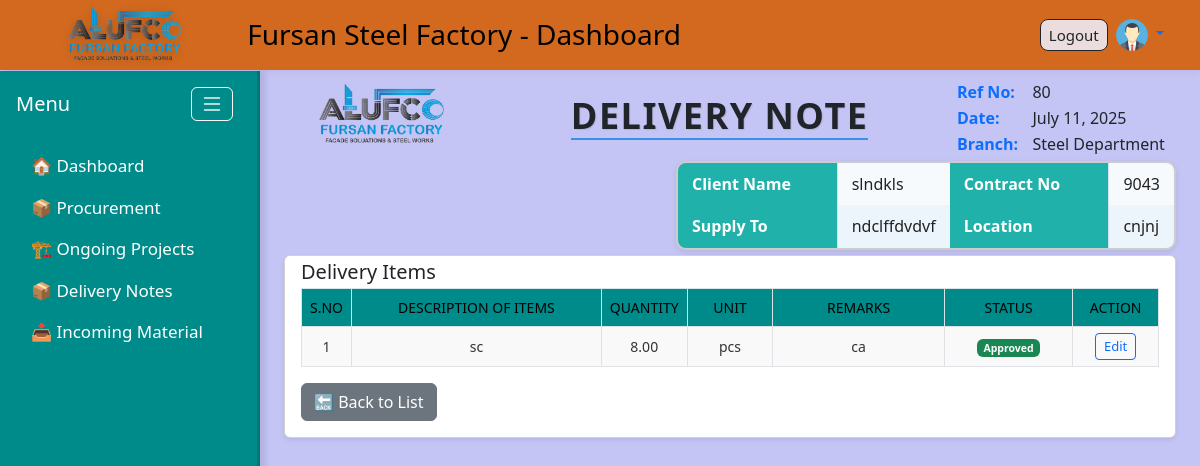
The app's page /delivery/view/24/ (signed in), older data.
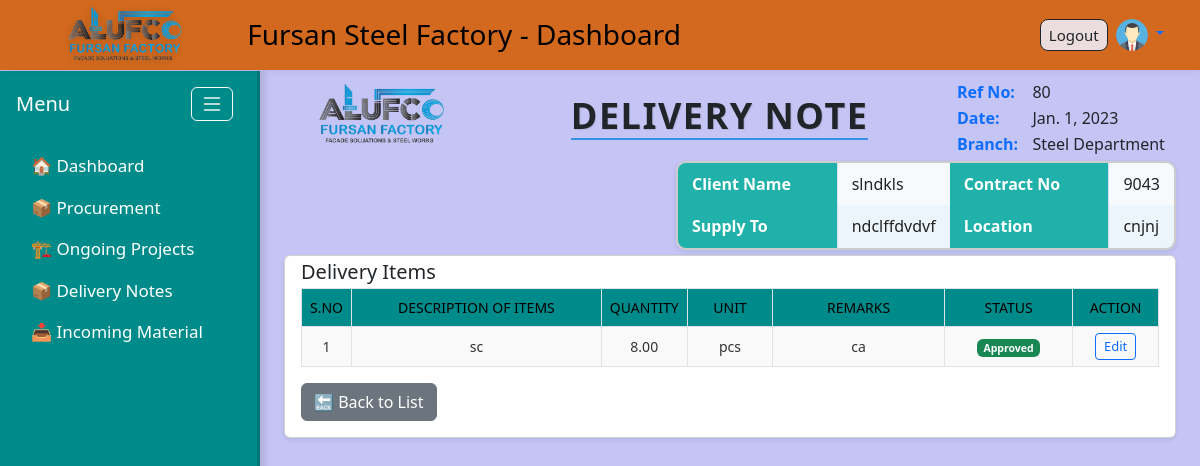
The same page, newer data.
### delivery_notes/models.py (models this page shows, shortened)
class DeliveryNote(models.Model):
    ref_number = models.CharField(max_length=100, blank=True, null=True)
    date = models.DateField()
    status = models.CharField(
        max_length=20,
        choices=[('Pending', 'Pending'), ('Approved', 'Approved')],
        default='Pending'
    )
    branch = models.CharField(max_length=100, default="Steel Department")
    client_name = models.CharField(max_length=255, blank=True)
    contract_no = models.CharField(max_length=255, blank=True)
    supply_to = models.CharField(max_length=255, blank=True)
    location = models.CharField(max_length=255, blank=True)
    pdf_file = models.FileField(upload_to='pdfs/', blank=True, null=True)

### delivery_notes/views.py (the view)
# urls.py: path('view/<int:pk>/', views.view_delivery_note, name='view_delivery_note'),
@login_required
def view_delivery_note(request, pk):
    note = get_object_or_404(DeliveryNote, pk=pk)
    return render(request, 'delivery_notes/view.html', {'note': note})

### templates/delivery_notes/view.html (shortened to what this page needs)
{% extends 'base.html' %}
{% load static %}
{% block content %}
<div class="d-flex justify-content-between align-items-start mb-1">
    <div style="margin-top: -34px;">
        <img src="{% static 'images/udadateone.png' %}" alt="Logo"  style="height:110px;">
    </div>
    <h4 class="text-center text-dark passionate-title">
    Delivery Note
</h4>
   <table class="text-dark" style="min-width: 220px; margin-top: -15px;">
    <tr>
        <td class="text-primary fw-semibold pe-2">Ref No:</td>
        <td class="text-dark">{{ note.ref_number }}</td>
    </tr>
    <tr>
        <td class="text-primary fw-semibold pe-2">Date:</td>
        <td class="text-dark">{{ note.date }}</td>
    </tr>
    <tr>
        <td class="text-primary fw-semibold pe-2">Branch:</td>
        <td class="text-dark">{{ note.branch }}</td>
    </tr>
</table>
</div>
<div  style="display: flex; justify-content: flex-end;">
    <table class="client-info-table">
        <tbody>
            <tr>
                <th>Client Name</th>
                <td>{{ note.client_name }}</td>
                <th>Contract No</th>
                <td>{{ note.contract_no }}</td>
            </tr>
            <tr>
                <th>Supply To</th>
                <td>{{ note.supply_to }}</td>
                <th>Location</th>
                <td>{{ note.location }}</td>
            </tr>
        </tbody>
    </table>
</div>
<div class="card shadow-sm pt-1 px-3 pb-3">
    <h5 class="mb-1 text-dark">Delivery Items</h5>
    <table class="table table-bordered mb-0">
        <thead class="table delivery-details-table">
            <tr>
                <th style="width:5%;">S.No</th>
                <th>Description of Items</th>
                <th style="width:10%;">Quantity</th>
                <th style="width:10%;">Unit</th>
                <th style="width:20%;">Remarks</th>
                <th style="width:15%;">Status</th>
                <th style="width:10%;">Action</th>
            </tr>
        </thead>
        <tbody class="delivery-details-table">
            {% for item in note.items.all %}
            <tr>
                <td>{{ forloop.counter }}</td>
                <td>{{ item.description }}</td>
                <td>{{ item.quantity }}</td>
                <td>{{ item.unit }}</td>
                <td>{{ item.remarks }}</td>
                <td>
                    {% if note.status == "Pending" %}
                        <span class="badge bg-danger">Pending</span>
                    {% else %}
                        <span class="badge bg-success">Approved</span>
                    {% endif %}
                </td>
                <td>
                    <a href="{% url 'edit_delivery_note' note.pk %}" class="btn btn-sm btn-outline-primary">
                        Edit
                    </a>
                </td>
            </tr>
            {% empty %}
            <tr>
                <td colspan="8" class="text-center text-muted">
                    No delivery items added.
                </td>
            </tr>
            {% endfor %}
        </tbody>
    </table>
    <div class="d-flex gap-2 mt-3">
        <a href="{% url 'delivery_notes_list' %}" class="btn btn-secondary">
            🔙 Back to List
        </a>
    </div>
</div>
{% endblock %}

Row changes from the older to the newer data that the page shows:
changed DeliveryNote "Steel Department": date "July 11, 2025" → "Jan. 1, 2023"
